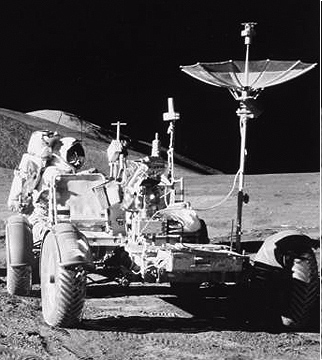
#> input picture Rover.png, 322 x 360 px
$ python FourierInteractiveHarmonic.py
#> lines starting #> are read from the running program, lines starting #| are printed output that depends on the picture; after the words box and inside, x2 and y2 are one past the last pixel; in counts of white or black regions, pixels touching at a corner belong together
# -*- coding: utf-8 -*-
"""
FourInteractiveHarmonic.py

Created on Wed Sep 28 16:36:45 2016

@author: slehar
"""

import matplotlib.pyplot as plt
from   matplotlib.widgets import Slider
from   matplotlib.widgets import CheckButtons
from   PIL import Image
import Tkinter, tkFileDialog
import numpy as np
import numpy.ma as ma
import sys

# Global Variables
freqRad = 25.
freqAng = 10.
slidersLocked = False
angle = 0.
thresh =  -1.

# Get image using finder dialog
root = Tkinter.Tk()
root.withdraw() # Hide the root window
imgFile = tkFileDialog.askopenfilename(
    initialfile = 'Rover.png')
#> the answer given: Rover.png

# Open figure window
winXSize = 16
winYSize = 6
winAspect = winXSize/winYSize
plt.close('all')
fig = plt.figure(figsize=(winXSize, winYSize))
fig.canvas.set_window_title('Fourier Interactive Harmonic')

# Keypress 'q' to quit callback function
# [5 lines left out: function press, not called in this run]
# Connect keypress event to callback function
fig.canvas.mpl_connect('key_press_event', press)

# Lock Sliders Checkbox
rax = plt.axes([0.2, 0.05, 0.1/winAspect, 0.1])
check = CheckButtons(rax, ['Lock'], [False])

# [5 lines left out: function func, not called in this run]
check.on_clicked(func)

# Axes for Original Image
axOrig = fig.add_axes([.05, .2, .7/winAspect, .7])
axOrig.axes.set_xticks([])
axOrig.axes.set_yticks([])
axOrig.set_title('Original')

# Read image and display
imgPil = Image.open(imgFile).convert('LA')
imgNp = np.array(imgPil.convert('L'))/255.
ySize, xSize = imgNp.shape
#> ySize = 360; xSize = 322
hafY, hafX = int(ySize/2), int(xSize/2)
#> hafY = 180; hafX = 161
imgplot = plt.imshow(imgPil, cmap='gray')

# Axes for Fourier Image
axFour = fig.add_axes([.3, .2, .7/winAspect, .7])
axFour.axes.set_xticks([])
axFour.axes.set_yticks([])
axFour.set_title('Fourier')

# Fourier Transform
fourImg  = np.fft.fft2(imgNp)
fourShft = np.fft.fftshift(fourImg)
fourLog  = np.log(np.abs(fourShft))
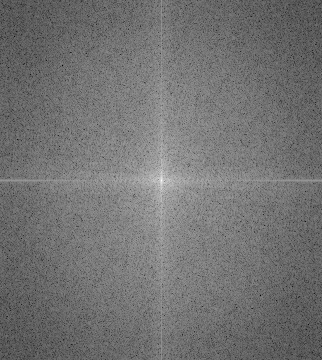
#> fourLog: shape (360, 322) float64; min -3.34, max 10.53, mean 2.91; drawn with min black and max white

#plt.sca(axFour)
#fourPlot = plt.imshow(fourLog, cmap='gray')
plt.pause(.001)
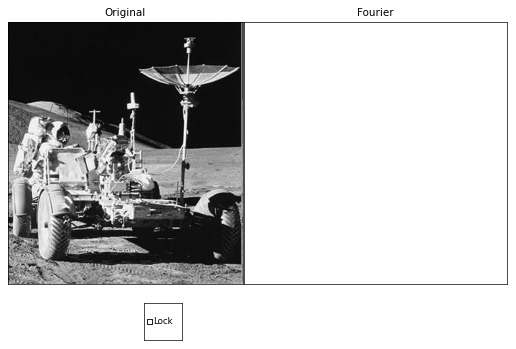
#> figure drawn by matplotlib, 2 panels

#### Create Mask ####
yy, xx = np.mgrid[-hafY:hafY, -hafX:hafX]

# Dist image and radial sinusoid
distImg  = np.sqrt(xx**2 + yy**2)
distImg = distImg * 2. * np.pi / float(xSize)
radialImg = np.cos(distImg  * float(int(freqRad )))

# Angle image and circumferential sinusoid
angleImg = np.arctan2(yy,xx)
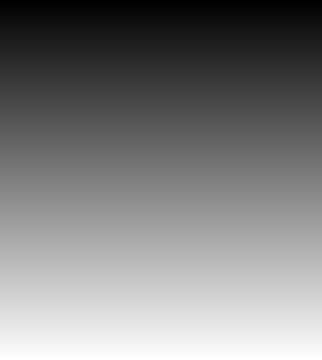
#> yy: shape (360, 322) int64; min -180, max 179, mean -0.5; drawn with min black and max white
circumImg   = np.cos((angleImg + angle) * float(int(freqAng)))

mergeImg  = radialImg * circumImg
maskImg   = (mergeImg > thresh)
xmask   = ma.make_mask(maskImg)
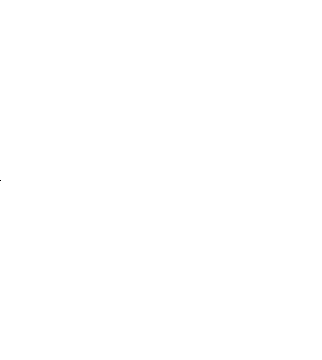
#> maskImg: shape (360, 322) bool; 100% white; black in thin lines or dots, all inside (x1, y1, x2, y2) = (0, 180, 1, 181)
filtImg = fourShft * xmask
filtLog = np.log(np.maximum(np.abs(filtImg),1.))
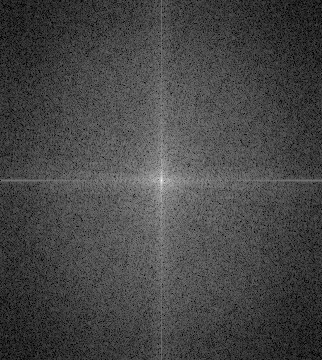
#> filtLog: shape (360, 322) float64; min 0, max 10.53, mean 2.91; drawn with min black and max white
plt.sca(axFour)
fourPlot = plt.imshow(filtLog, cmap='gray')
plt.pause(.001)
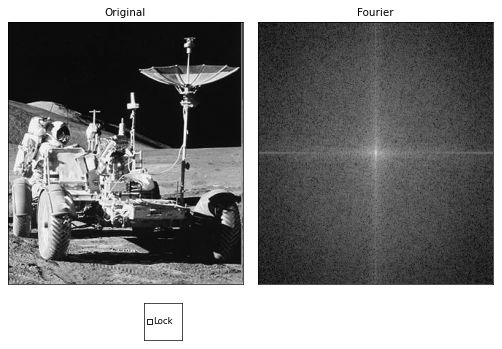
#> figure drawn by matplotlib, 3 panels

# Axes for Inverse Fourier Image
axFourInv = fig.add_axes([.56, .2, .7/winAspect, .7])
axFourInv.axes.set_xticks([])
axFourInv.axes.set_yticks([])
axFourInv.set_title('Inverse Fourier')

# Inverse Fourier Transform
fourIshft = np.fft.ifftshift(filtImg)
fourInv   = np.fft.ifft2(fourIshft)
fourReal  = np.real(fourInv)
plt.sca(axFourInv)
invPlot = plt.imshow(fourReal, cmap='gray')

# Filter radius sliders
axSlider1 = fig.add_axes([0.3, 0.125, 0.234, 0.04])
axSlider1.set_xticks([])
axSlider1.set_yticks([])

#axSlider2 = plt.axes([0.3, 0.05, 0.237, 0.04])
axSlider2 = fig.add_axes([0.3, 0.05, 0.237, 0.04])
axSlider2.set_xticks([])
axSlider2.set_yticks([])

slider1 = Slider(axSlider1, 'radial', 0.0, 50., valinit=25.)
slider2 = Slider(axSlider2, 'angular', 0.0, 20., valinit=10.)
freqRad, freqAng = slider1.val, slider2.val

# Filter angular sliders
axSlider3 = fig.add_axes([0.7, 0.125, 0.234, 0.04])
axSlider3.set_xticks([])
axSlider3.set_yticks([])

#axSlider4 = plt.axes([0.7, 0.05, 0.237, 0.04])
axSlider4 = fig.add_axes([0.7, 0.05, 0.237, 0.04])
axSlider4.set_xticks([])
axSlider4.set_yticks([])

slider3 = Slider(axSlider3, 'angle',  -np.pi, np.pi, valinit=0)
slider4 = Slider(axSlider4, 'thresh', -1., 1., valinit=0.)
angle, thresh = slider3.val, slider4.val

# [41 lines left out: functions update, update1, update2, update3, update4, not called in this run]

#    fig.canvas.draw()
slider1.on_changed(update1)
slider2.on_changed(update2)
slider3.on_changed(update3)
slider4.on_changed(update4)

# Show image
plt.ion()
plt.sca(axFour)
#plt.pause(.001)
plt.show()
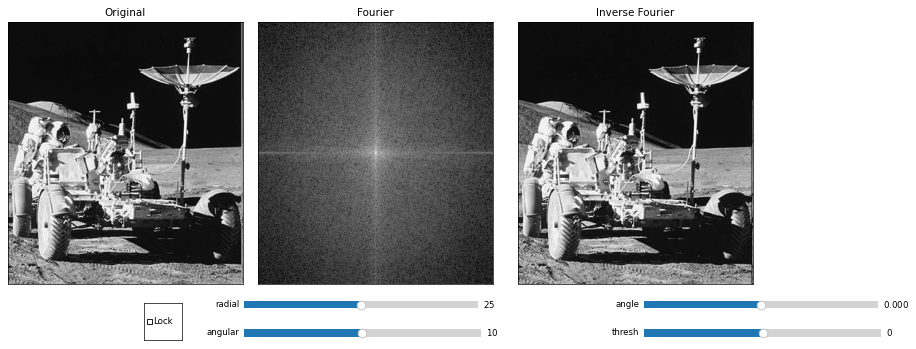
#> figure drawn by matplotlib, 8 panels

# Pop fig window to top]]
figmgr=plt.get_current_fig_manager()
figmgr.canvas.manager.window.raise_()
geom=figmgr.window.geometry()
#> (the run stopped early here; a loop or call above may not have finished)
